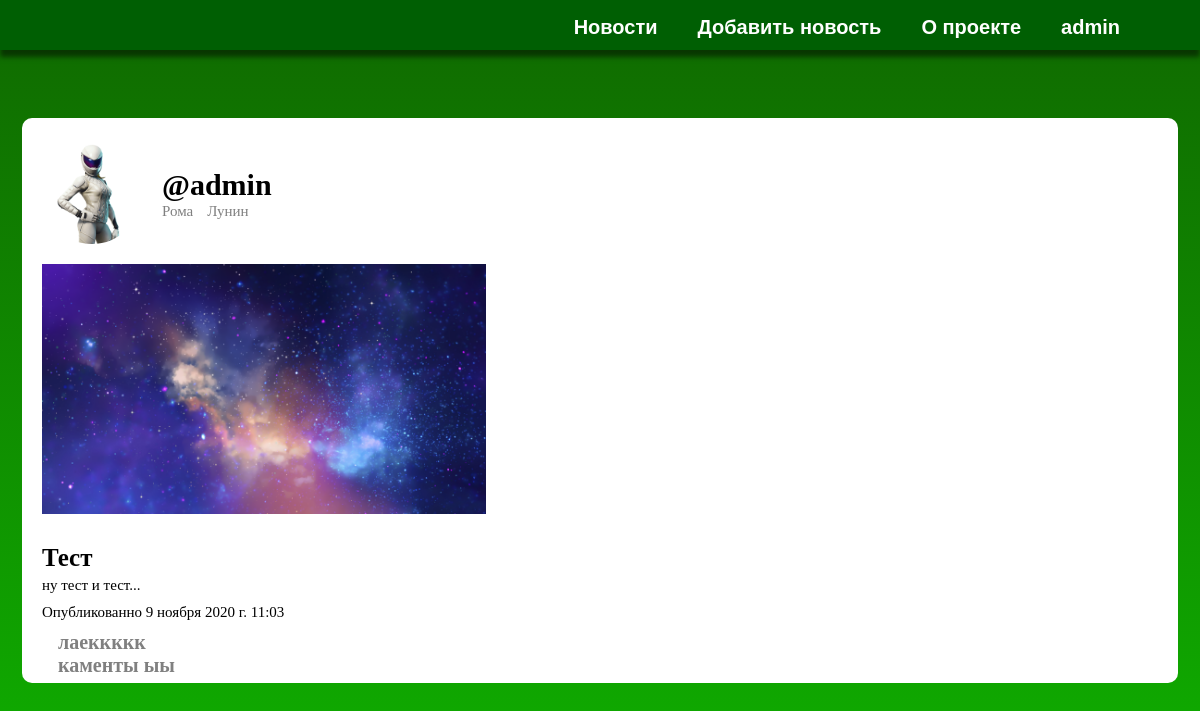
Page /news/test/53/ (signed in) on the committed database.
### polls/models.py (models this page shows, shortened)
class Task(models.Model):
    STATUS_CHOICES = (
        ('draft', 'Draft'),
        ('published', 'Published'),
    )
    title = models.CharField('Название новости', max_length=50)
    slug = models.SlugField(max_length=50, unique_for_date='publish', unique=True)
    task = models.TextField('Текст новости')
    publish = models.DateTimeField(default=timezone.now)
    created = models.DateTimeField(auto_now_add=True)
    updated = models.DateTimeField(auto_now=True)
    status = models.CharField(max_length=10, choices=STATUS_CHOICES, default='draft')
    author = models.ForeignKey(
        User, on_delete=models.CASCADE, related_name='polls_task', )
    img = models.ImageField(upload_to='images/', blank=True)
    object = models.Manager()
    published = PublishedManager()
    class Meta:
        verbose_name = 'Задача'
        verbose_name_plural = 'Задачи'
        ordering = ('-publish',)

class Customs(models.Model):
    user = models.OneToOneField(User, on_delete=models.CASCADE)
    colors = models.CharField(max_length=1, default='0')
    avatar = models.ImageField(upload_to='images/avatars/', default='images/avatars/default.png')

### polls/views.py (the view)
def NewsPostDetail(request, post, id):
    print(post)
    post = get_object_or_404(Task, slug=post, status='published')
    return render(request, 'newsPostDetail.html', {'post': post})

### templates/newsPostDetail.html (shortened to what this page needs)
{% extends 'polls/Navbar.html' %}
{% block head %}
    {% load static %}
    <link href="{% static 'polls/css/newsPageView.css' %}" rel="stylesheet" type="text/css">
    {% include "colors_select.html" %}
{% endblock %}
{% block body %}
    <body id="transition_disabled">
        <div class = 'mainNewsBlock'>
                    <div class="author_data">
                        <img class="avatar" src="{{ post.author.customs.avatar.url }}">
                        <div class="first_last_names">
                            <div class="author">@{{ post.author }}</div>
                            <span class="first_name">{{ post.author.first_name }}</span>
                            <span class="last_name">{{ post.author.last_name }}</span>
                        </div>
                    </div>
                        {% if post.img %}
                            <img class = 'newsIMG' src="{{ post.img.url }}" alt="{{ post.title }}">
                        {% endif %}
                        <h3>{{ post.title }}</h3>
                        <p>{{ post.task }}</p>
                    <h6>Опубликованно {{ post.publish }}</h6>
                        <div class = 'userActivity'>
                            <button class = 'userActivity_buttons fa fa-heart-o LikeBtn'></button>
                            <span>лаеккккк</span>
                        </div>
                        <div class = 'userActivity'>
                            <button class = 'userActivity_buttons fa fa-comment-o'></button>
                            <span>каменты ыы</span>
                        </div>
        </div>
    </body>
{% endblock %}

### templates/polls/Navbar.html (shortened to what this page needs)
﻿<!DOCTYPE html>
<html lang="ru">
<head>
    {% load static %}
    <link href="{% static 'polls/css/Navbar.css' %}" rel="stylesheet" type="text/css">
    {% block head %} {% endblock %}
</head>
<body>
    <div class = 'navbar'>
    	<ul class = 'nav'>
    		<li class = 'navITEM'>
    			<a href="{% url 'tasks:news' %}">Новости</a>
    		</li>
            {% if user.is_authenticated %}
            <li class = 'navITEM'>
    			<a href="{% url 'tasks:create_news' %}">Добавить новость</a>
    		</li>
            {% endif %}
    		<li class = 'navITEM'>
    			<a href="{% url 'tasks:about' %}">О проекте</a>
    		</li>
            <li class = 'navITEM'>
                {% if user.is_authenticated %}
                    <span class="username">{{ user.username }}</span>
                {% else %}
                <a href="{% url 'account_login' %}">Войти</a>
                {% endif %}
    		</li>
    	</ul>
    </div>
    {% block body %} {% endblock %}
</body>
</html>

### static/polls/css/Navbar.css (style rules this page uses)
body { margin:0; }
.navbar { position: fixed; top:0; width: 100%; height: 50px; background: var(--navbar_color); box-shadow: 0 7px 5px 0px rgba(0,0,0,0.5); font-family: 'PT Sans', sans-serif; z-index:100; }
.nav { padding-right:70px; float: right!important; }
.nav a { color:white; text-decoration: none; }
.navITEM { float: left; list-style-type: none; padding-right: 40px; font-size: 20px; font-weight:600; color:white; }
.navITEM:last-child { padding-right:10px; }
.first_last_names { text-overflow: ellipsis; white-space: nowrap; overflow: hidden; }
.first_name, .last_name { color: grey; padding-right: 10px; text-overflow: ellipsis; white-space: nowrap; overflow: hidden; }

### static/polls/css/newsPageView.css (style rules this page uses)
body { background-color: var(--bg_default) }
.mainNewsBlock { width: 93%; background-color: white; margin-left: auto; margin-right: auto; padding: 6px 20px; border-radius: 10px; margin-bottom:35px; }
.mainNewsBlock h3 { font-weight: 600; font-size: 25px; margin: 10px 0px 0px 0px; color:black; }
.mainNewsBlock p { margin-top: 5px; font-size: 15px; margin-bottom: 5px; text-align: justify; max-height: 80%; color:black; }
.mainNewsBlock h6 { font-size: 15px; font-weight:100; margin: 10px 0px; color:black; }
.author_data { margin-top: 20px; display: -webkit-box; }
.author_data .first_last_names { margin-top: auto; margin-bottom: auto; margin-left: 20px; }
.author_data .avatar { width: 100px; height: 100px; border-radius: 50%; }
.author_data .author { font-size: 30px; font-weight: 600; }
.author_data .first_name, .author_data .last_name { font-size: 15px; }
a { text-decoration: none; }
.newsIMG { min-width:200px; min-height:200px; max-width:100%; max-height:250px; margin: 20px 0px; }
.userActivity_buttons { font-size:20px; color:grey; background-color: transparent; border:none; outline:none; transition: .3s; }
.userActivity span { margin-bottom: 20px; color: GREY; font-size: 20px; font-weight: 600; }
.userActivity { margin-right: 10px; }
#transition_disabled { transition: none !important; }

### static/polls/css/colors/green.css (style rules this page uses)
:root { --bg_darker: #106900; --bg_lighter: #0faf00; --bg_default: #3a9e14; --input_border_color: #1e9a15; --navbar_color: #005f03; --profile_text_color: #26821e; }

### rows in the picture
Task: author.customs.avatar (picture), author "admin", author.first_name "Рома", author.last_name "Лунин", img (picture), title "Тест", task "ну тест и тест...", publish "9 ноября 2020 г. 11:03"

### other values in the picture
{{ user.username }} "admin"
